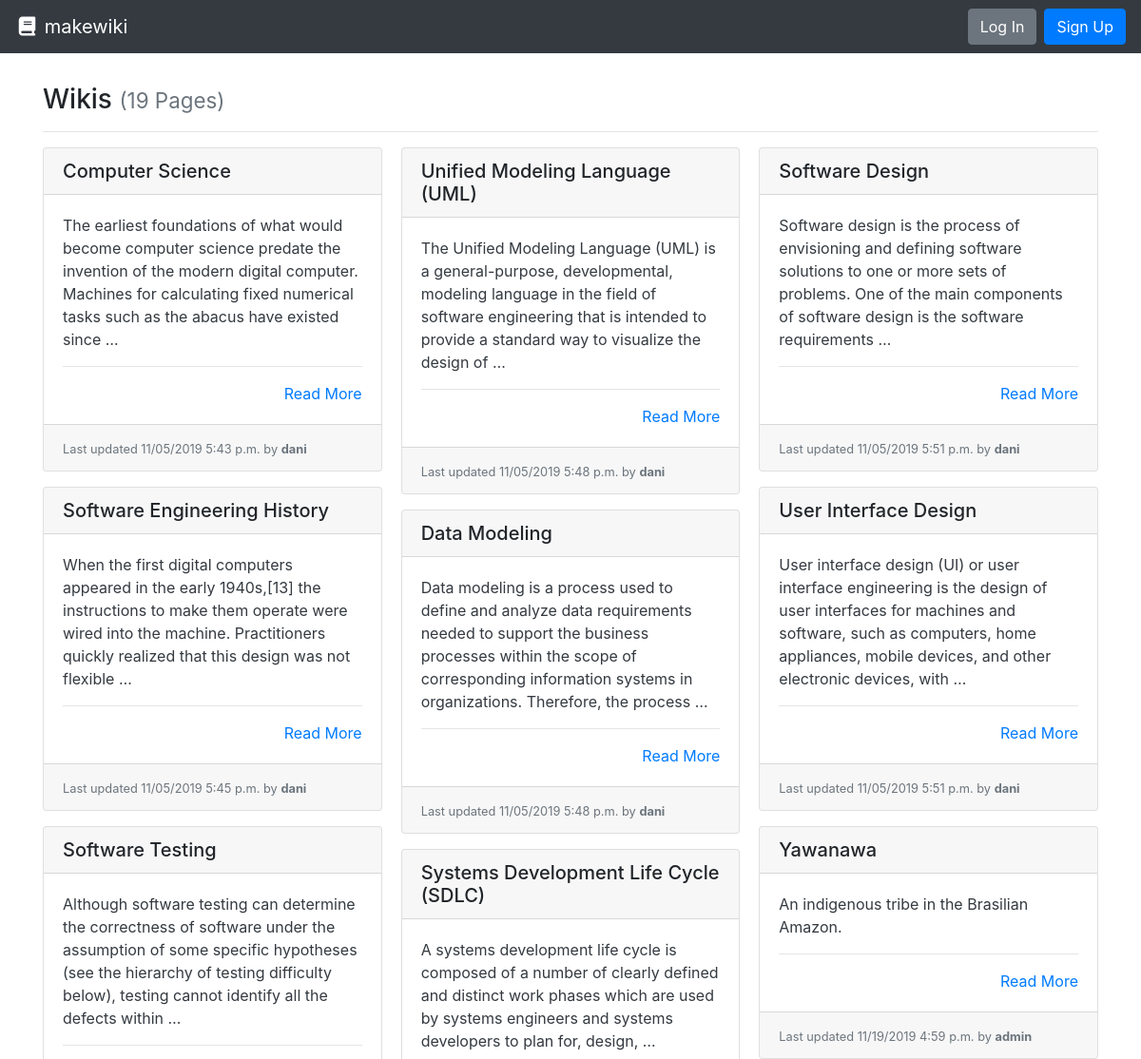
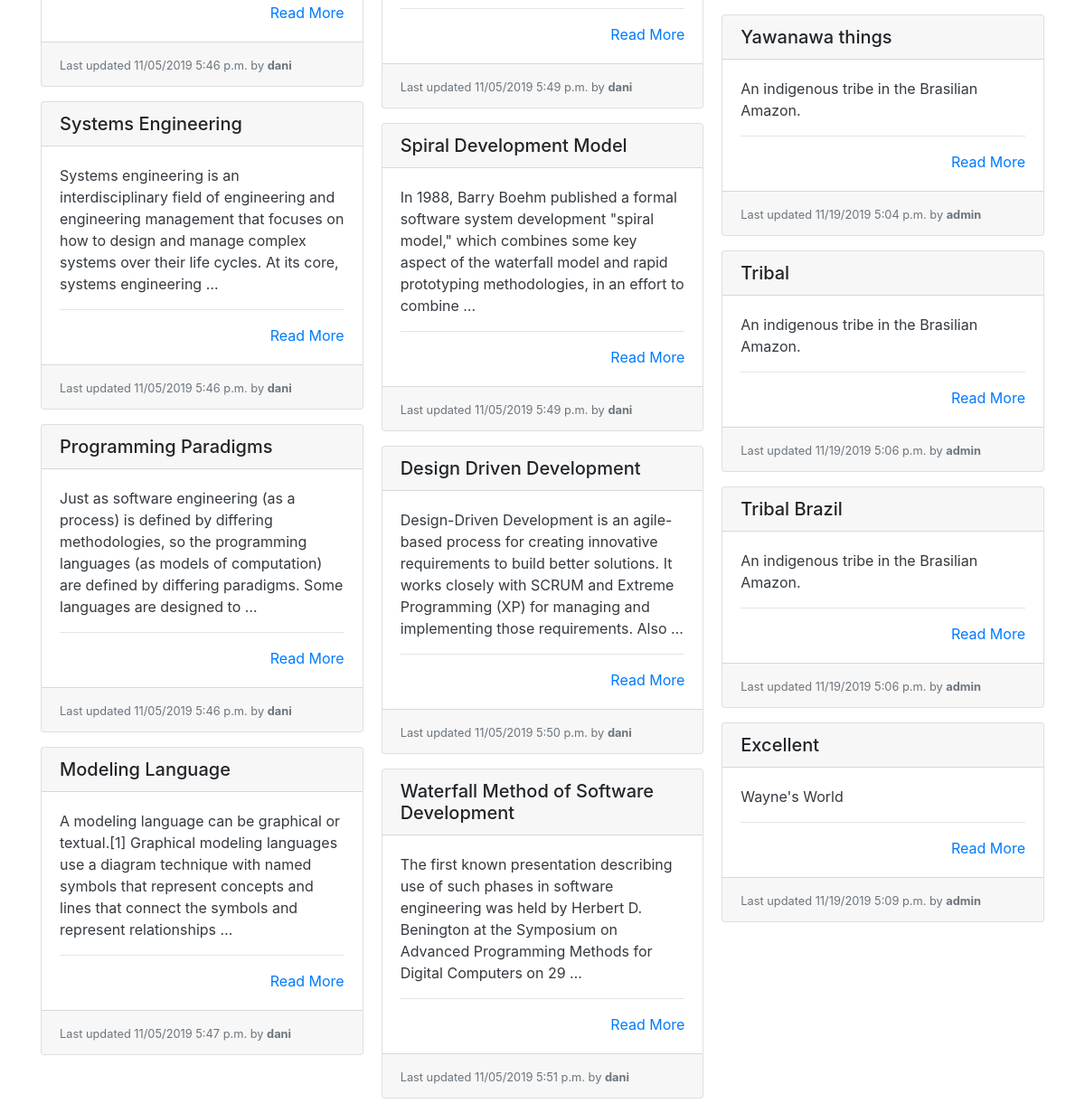
The page / on the database its author committed (2 pictures, top to bottom).
### wiki/models.py (models this page shows, shortened)
class Page(models.Model):
    title = models.CharField(max_length=settings.WIKI_PAGE_TITLE_MAX_LENGTH, unique=True,
                             help_text="Title of your page.")
    author = models.ForeignKey(User, on_delete=models.PROTECT,
                               help_text="The user that posted this article.")
    slug = models.CharField(max_length=settings.WIKI_PAGE_TITLE_MAX_LENGTH, blank=True, editable=False,
                            help_text="Unique URL path to access this page. Generated by the system.")
    content = models.TextField(
        help_text="Write the content of your page here.")
    created = models.DateTimeField(auto_now_add=True,
                                   help_text="The date and time this page was created. Automatically generated when the model saves.")
    modified = models.DateTimeField(auto_now=True,
                                    help_text="The date and time this page was updated. Automatically generated when the model updates.")

### wiki/views.py (the view)
# urls.py: path('', PageListView.as_view(), name='wiki-list-page'),
class PageListView(ListView):
    model = Page
    def get(self, request):
        pages = self.get_queryset().all()
        return render(request, 'list.html', {
          'pages': pages
        })

### wiki/templates/list.html
{% extends "base.html" %}
{% block content %}
  <h3>Wikis {% if pages %}<small class="text-muted">({{ pages|length }} Page{{ pages|length|pluralize:"s" }})</small>{% endif %}</h3>
  <hr>
  {% if pages %}
    <div class="card-columns">
      {% for page in pages %}
        {% include "partials/card.html" %}
      {% endfor %}
    </div>
  {% else %}
    <div class="alert alert-primary" role="alert">No pages to display.</div>
  {% endif %}
{% endblock %}

### wiki/templates/partials/card.html
<div class="card mb-3">
  <h5 class="card-header ">{{ page.title }}</h5>
  <div class="card-body border-dark">
    <p class="card-text text-dark">
      {{ page.content|truncatewords_html:30 }}
      <hr>
      <div class="text-right"><a href="{% url 'wiki-details-page' page.slug %}" title="Read More">Read More</a></div>
  </div>
  <div class="card-footer">
    <small class="text-muted">Last updated {{ page.modified|date:"SHORT_DATETIME_FORMAT" }} by <b>{{ page.author.username }}</b></small>
  </div>
</div>

### rows shown on the page
Page: title "Computer Science", content "The earliest foundations of what would become computer science predate the invention of the modern digital computer. Machines for calculating fixed numerical tasks such as the abacus have existed since …", modified "11/05/2019 5:43 p.m.", author.username "dani"
Page: title "Software Engineering History", content "When the first digital computers appeared in the early 1940s,[13] the instructions to make them operate were wired into the machine. Practitioners quickly realized that this design was not flexible …", modified "11/05/2019 5:45 p.m.", author.username "dani"
Page: title "Software Testing", content "Although software testing can determine the correctness of software under the assumption of some specific hypotheses (see the hierarchy of testing difficulty below), testing cannot identify all the defects within …", modified "11/05/2019 5:46 p.m.", author.username "dani"
Page: title "Systems Engineering", content "Systems engineering is an interdisciplinary field of engineering and engineering management that focuses on how to design and manage complex systems over their life cycles. At its core, systems engineering …", modified "11/05/2019 5:46 p.m.", author.username "dani"
Page: title "Programming Paradigms", content "Just as software engineering (as a process) is defined by differing methodologies, so the programming languages (as models of computation) are defined by differing paradigms. Some languages are designed to …", modified "11/05/2019 5:46 p.m.", author.username "dani"
Page: title "Modeling Language", content "A modeling language can be graphical or textual.[1] Graphical modeling languages use a diagram technique with named symbols that represent concepts and lines that connect the symbols and represent relationships …", modified "11/05/2019 5:47 p.m.", author.username "dani"
Page: title "Unified Modeling Language (UML)", content "The Unified Modeling Language (UML) is a general-purpose, developmental, modeling language in the field of software engineering that is intended to provide a standard way to visualize the design of …", modified "11/05/2019 5:48 p.m.", author.username "dani"
Page: title "Data Modeling", content "Data modeling is a process used to define and analyze data requirements needed to support the business processes within the scope of corresponding information systems in organizations. Therefore, the process …", modified "11/05/2019 5:48 p.m.", author.username "dani"
Page: title "Systems Development Life Cycle (SDLC)", content "A systems development life cycle is composed of a number of clearly defined and distinct work phases which are used by systems engineers and systems developers to plan for, design, …", modified "11/05/2019 5:49 p.m.", author.username "dani"
Page: title "Spiral Development Model", content "In 1988, Barry Boehm published a formal software system development \"spiral model,\" which combines some key aspect of the waterfall model and rapid prototyping methodologies, in an effort to combine …", modified "11/05/2019 5:49 p.m.", author.username "dani"
Page: title "Design Driven Development", content "Design-Driven Development is an agile-based process for creating innovative requirements to build better solutions. It works closely with SCRUM and Extreme Programming (XP) for managing and implementing those requirements. Also …", modified "11/05/2019 5:50 p.m.", author.username "dani"
Page: title "Waterfall Method of Software Development", content "The first known presentation describing use of such phases in software engineering was held by Herbert D. Benington at the Symposium on Advanced Programming Methods for Digital Computers on 29 …", modified "11/05/2019 5:51 p.m.", author.username "dani"
Page: title "Software Design", content "Software design is the process of envisioning and defining software solutions to one or more sets of problems. One of the main components of software design is the software requirements …", modified "11/05/2019 5:51 p.m.", author.username "dani"
Page: title "User Interface Design", content "User interface design (UI) or user interface engineering is the design of user interfaces for machines and software, such as computers, home appliances, mobile devices, and other electronic devices, with …", modified "11/05/2019 5:51 p.m.", author.username "dani"
Page: title "Yawanawa", content "An indigenous tribe in the Brasilian Amazon.", modified "11/19/2019 4:59 p.m.", author.username "admin"
Page: title "Yawanawa things", content "An indigenous tribe in the Brasilian Amazon.", modified "11/19/2019 5:04 p.m.", author.username "admin"
Page: title "Tribal", content "An indigenous tribe in the Brasilian Amazon.", modified "11/19/2019 5:06 p.m.", author.username "admin"
Page: title "Tribal Brazil", content "An indigenous tribe in the Brasilian Amazon.", modified "11/19/2019 5:06 p.m.", author.username "admin"
Page: title "Excellent", content "Wayne's World", modified "11/19/2019 5:09 p.m.", author.username "admin"

### other values the page prints
{{ pages|length }} "19"
